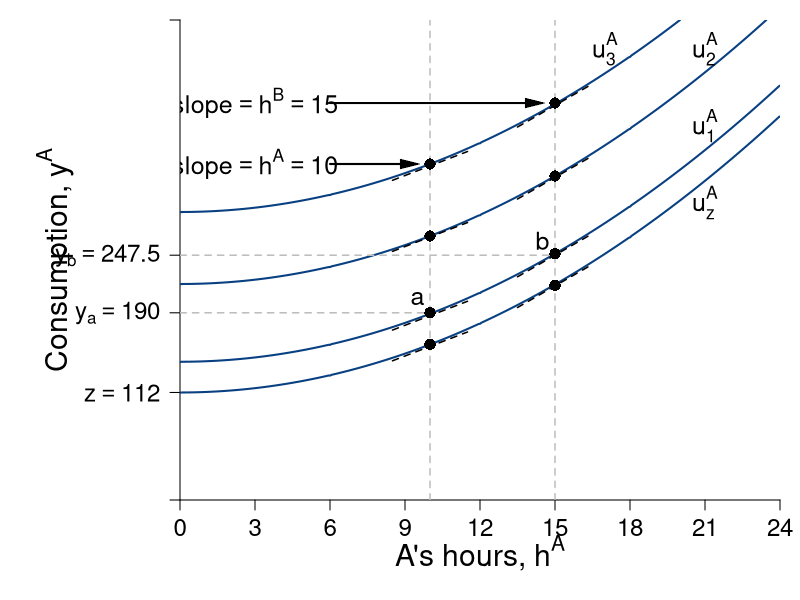

Here is the R script that generated this plot:
require(shape)
pdf(file = "coordination_failures/coord_indiff_contour.pdf", width = 9, height = 7)

#Set parameters for graphics
pointsize <- 1.8
axislabelsize <- 1.8
labelsize <- 1.5
namesize <- 1.8
annotatesize <- 1.5
graphlinewidth <- 2
segmentlinewidth <- 1.5

COL <- c("#7fc97f", "#beaed4", "#fdc086", "#ffff99", "#386cb0", "#f0027f", "#bf5b17", "#666666")
COLA <- c("#99d8c9","#66c2a4","#41ae76", "#238b45", "#005824")
COLB <- c("#4eb3d3", "#2b8cbe", "#0868ac","#084081")

par(mar =  c(5, 9, 1, 1))

indiffA <- function(ea, uA = 46.08) {
  uA + (1/2)*(ea)^2
}

uA <- function(ea, ya = output) {
  ya - 0.5*(ea)^2
}

mrsA <- function(ea){
  ea
}

slopeline <- function(ea, yint = 0.5, slope = 2){
  yint + slope*ea
}

output <- function(ea, eb = 12, alpha = 30, beta = 1/2){
  (alpha - beta*(ea+eb))*ea
}

xlims <- c(0, 24)
ylims <- c(0, 500)

npts <- 501 
x <- seq(xlims[1], xlims[2], length.out = npts)
y <- seq(ylims[1], ylims[2], length.out = npts) 

a <- c(112, uA(ea = 12, output(ea = 12, eb = 12)), uA(ea = 15, output(ea = 15, eb = 0)), 300)

plot(0, 0, xlim = xlims, ylim = ylims, type = "n",
     xlab = expression(paste("")),
     ylab = expression(paste("")), 
     xaxt = "n", 
     yaxt = "n", 
     cex.lab = axislabelsize, 
     bty = "n",
     xaxs="i", 
     yaxs="i")

# ticksy <- seq(from = 0, to = ylims[2], by = 2)
# ylabels <- seq(from = 0, to = ylims[2], by = 2)
ticksx <- seq(from = 0, to = xlims[2], by = 3)
xlabels <- seq(from = 0, to = xlims[2], by = 3)
#ticksy <- c(0, 1, 10, 12, 28, 30, 46.08, 70)
ticksy <- c(ylims[1], 112, 195, 255, ylims[2])
ylabels <- c(NA, expression(paste(z==112)), expression(paste(y[a]== 190)), expression(paste(y[b] == 247.5)), NA)
# ticksy <- c(ylims[1], 100, uA(ea = 12, output(ea = 12, eb = 12)), uA(ea = 15, output(ea = 15, eb = 0)), 300, ylims[2])
# ylabels <- c(NA, expression(z),  expression(paste(a)),expression(paste(b)), expression(paste()), NA)
# ticksx <- c(0, 6.9, 12, 9.6, 16, 24, 26)
# xlabels <- c(NA, expression(paste(e^A,"*")), expression(paste(1/2*beta)), expression(paste(e^{AN})), expression(paste(alpha)), expression(paste(1/beta)), NA)

axis(1, at = ticksx, pos = 0, labels = xlabels, cex.axis = labelsize - 0.05)
axis(2, at = ticksy, pos = 0, labels = ylabels, las = 1, cex.axis= labelsize - 0.05)

npts <- 500 
xx1 <- seq(xlims[1], xlims[2], length.out = npts)

contour(x, y,
        outer(x, y, uA),
        drawlabels = FALSE,
        col = COLB[4],
        lwd = graphlinewidth,
        levels = a,
        xaxs="i",
        yaxs="i",
        add = TRUE)



# lines(xx1, indiffA(xx1, uA = 1), col = COLA[4], lwd = graphlinewidth)
# lines(xx1, indiffA(xx1, uA = 10), col = COLA[4], lwd = graphlinewidth)
# lines(xx1, indiffA(xx1, uA = 30), col = COLA[4], lwd = graphlinewidth)
# lines(xx1, indiffA(xx1, uA = 46.08), col = COLA[4], lwd = graphlinewidth)

# lines(xx1, brfB(xx1, alpha = 16, beta = 1/24), col = COLB[4], lwd = graphlinewidth)
# lines(xx1, brfPEA(xx1, alpha = 16, beta = 1/24), col = COLA[4], lwd = graphlinewidth)
# lines(xx1, brfPEB(xx1, alpha = 16, beta = 1/24), col = COLB[4], lwd = graphlinewidth)


segments(10, 0, 10, ylims[2], lty = 2, col = "gray" , lwd = segmentlinewidth)
segments(15, 0, 15, ylims[2], lty = 2, col = "gray" , lwd = segmentlinewidth)
segments(0, 195, 10, 195, ylims[2], lty = 2, col = "gray" , lwd = segmentlinewidth)
segments(0, 255, 15, 255, ylims[2], lty = 2, col = "gray" , lwd = segmentlinewidth)


#mtext(expression(paste("A's hours, ", h^A)), side=1, line = 3.2, cex = axislabelsize)
text(0.5*xlims[2], -55, expression(paste("A's hours, ", h^A)), xpd = TRUE, cex = axislabelsize)
text(-5, 0.5*ylims[2], expression(paste("Consumption, ", y^A)), xpd = TRUE, cex = axislabelsize, srt = 90)

#
text(3, 350, expression(paste("slope", phantom()==h^A, phantom() == 10)), cex = annotatesize)
Arrows(6, 350, 9.2, 350, col = "black", lty = 1, lwd = 2, arr.type = "triangle", arr.lwd = 0.5)

#
text(3, indiffA(ea = 15, uA = 301), expression(paste("slope", phantom()==h^B, phantom() == 15)), cex = annotatesize)
Arrows(6, indiffA(ea = 15, uA = 301), 14.2, indiffA(ea = 15, uA = 301), 
       col = "black", lty = 1, lwd = 2, arr.type = "triangle", arr.lwd = 0.5)

#Label the iso-welfare functions for the HG, Aisha
text(21, 310, expression(u[z]^A), cex = annotatesize)
text(21, 390, expression(u[1]^A), cex = annotatesize)
text(21, 470, expression(u[2]^A), cex = annotatesize)
text(17, 470, expression(u[3]^A), cex = annotatesize)

text(9.5, 210, expression(a), cex = annotatesize)
text(14.5, 270, expression(b), cex = annotatesize)



lowint <- c(248, 174, 92)

slopex1 <- seq(8.5,11.5,length.out = 200)
lines(slopex1, slopeline(slopex1, yint = 60, slope = mrsA(ea = 10)), col = "black", lty = 2, lwd = segmentlinewidth)
lines(slopex1, slopeline(slopex1, yint = lowint[1], slope = mrsA(ea = 10)), col = "black", lty = 2, lwd = segmentlinewidth)
lines(slopex1, slopeline(slopex1, yint = lowint[2], slope = mrsA(ea = 10)), col = "black", lty = 2, lwd = segmentlinewidth)
lines(slopex1, slopeline(slopex1, yint = lowint[3], slope = mrsA(ea = 10)), col = "black", lty = 2, lwd = segmentlinewidth)

highint <- c(186, 111, 30)
slopex2 <- seq(13.5,16.5,length.out = 200)
lines(slopex2, slopeline(slopex2, yint = -2, slope = mrsA(ea = 15)), col = "black", lty = 2, lwd = segmentlinewidth)
lines(slopex2, slopeline(slopex2, yint = highint[1], slope = mrsA(ea = 15)), col = "black", lty = 2, lwd = segmentlinewidth)
lines(slopex2, slopeline(slopex2, yint = highint[2], slope = mrsA(ea = 15)), col = "black", lty = 2, lwd = segmentlinewidth)
lines(slopex2, slopeline(slopex2, yint = highint[3], slope = mrsA(ea = 15)), col = "black", lty = 2, lwd = segmentlinewidth)


firstpointsx <- c(10, 10, 10, 10)
firstpointsy <- c(indiffA(ea = firstpointsx[1], uA = 300), indiffA(ea = firstpointsx[2], uA = 225), indiffA(ea = firstpointsx[3], uA = 145), indiffA(ea = firstpointsx[4], uA = 112))
points(firstpointsx, firstpointsy, pch = 16, col = "black", cex = 1.5)

secondpointsx <- c(15, 15, 15, 15)
secondpointsy <- c(indiffA(ea = 15, uA = 301), indiffA(ea = 15, uA = 225), indiffA(ea = 15, uA = 144), indiffA(ea = 15, uA = 111))
points(secondpointsx, secondpointsy, pch = 16, col = "black", cex = 1.5)




dev.off()
